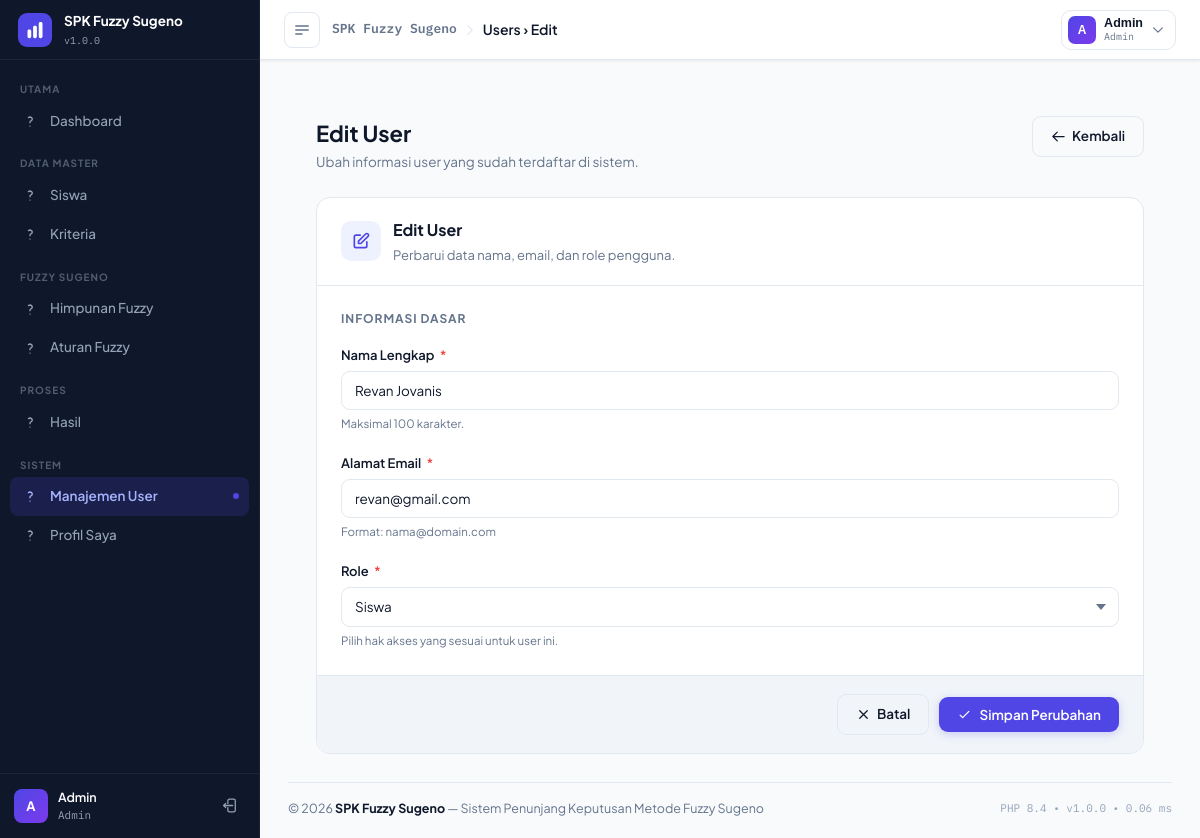
Page /app.php?page=users/edit&action=edit&id=9 (signed in) on the committed database.
### tables this page shows
CREATE TABLE `users` (
  `id` int(10) UNSIGNED NOT NULL,
  `name` varchar(100) NOT NULL,
  `email` varchar(150) NOT NULL,
  `password` varchar(255) NOT NULL,
  `role` int(11) NOT NULL,
  `created_at` timestamp NULL DEFAULT NULL,
  `updated_at` timestamp NULL DEFAULT NULL
);

CREATE TABLE `role` (
  `id_role` int(11) NOT NULL,
  `role` varchar(100) NOT NULL
);

### pages/users/FormUsers.php (the view, shortened to what this page needs)
<?php
require 'config/DBConfig.php';
$errors = [];
$roles = [];
$userData = ['id' => '', 'name' => '', 'email' => '', 'id_role' => ''];
$action = $_GET['action'] ?? 'add';
$editId = isset($_GET['id']) ? (int) $_GET['id'] : 0;
$isEdit = ($action === 'edit' && $editId > 0);
$pageTitle = $isEdit ? 'Edit User' : 'Tambah User';
if ($conn) {
  try {
    $stmt = $conn->query("SELECT id_role, role FROM role ORDER BY id_role ASC");
    $roles = $stmt->fetchAll();
  } catch (\PDOException $e) {
    $errors[] = 'Gagal mengambil data role: ' . $e->getMessage();
  }
}
if ($conn && $isEdit) {
  try {
    $stmt = $conn->prepare("SELECT id, name, email, role as id_role FROM users WHERE id = ?");
    $stmt->execute([$editId]);
    $row = $stmt->fetch();
    if ($row) {
      $userData = $row;
    } else {
      $errors[] = 'User dengan ID ' . $editId . ' tidak ditemukan.';
      $isEdit = false;
    }
  } catch (\PDOException $e) {
    $errors[] = 'Gagal mengambil data user: ' . $e->getMessage();
  }
}
?>
<!DOCTYPE html>
<html lang="id">
<head>
  <link rel="stylesheet" href="assets/app.css">
</head>
<body>
  <div>
    <main class="app-content">
      <div class="page-view">
        <div class="page-header">
          <div>
            <h1 class="page-title"><?= htmlspecialchars($pageTitle) ?></h1>
            <p class="page-subtitle">
              <?= $isEdit
                ? 'Ubah informasi user yang sudah terdaftar di sistem.'
                : 'Tambahkan pengguna baru ke dalam sistem SPK Fuzzy Sugeno.'
                ?>
            </p>
          </div>
          <a href="app.php?page=users" class="btn-secondary">
            <svg xmlns="http://www.w3.org/2000/svg" fill="none" viewBox="0 0 24 24" stroke-width="2"
              stroke="currentColor">
              <path stroke-linecap="round" stroke-linejoin="round" d="M10 19l-7-7m0 0l7-7m-7 7h18" />
            </svg>
            Kembali
          </a>
        </div>
        <div class="form-card" style="width: 100%; max-width: none;">
          <div class="form-card-header">
            <div class="form-card-icon">
              <?php if ($isEdit): ?>
                <svg xmlns="http://www.w3.org/2000/svg" fill="none" viewBox="0 0 24 24" stroke-width="2"
                  stroke="currentColor">
                  <path stroke-linecap="round" stroke-linejoin="round"
                    d="M11 5H6a2 2 0 00-2 2v11a2 2 0 002 2h11a2 2 0 002-2v-5m-1.414-9.414a2 2 0 112.828 2.828L11.828 15H9v-2.828l8.586-8.586z" />
                </svg>
              <?php endif; ?>
            </div>
            <div>
              <p class="form-card-title"><?= htmlspecialchars($pageTitle) ?></p>
              <p class="form-card-desc">
                <?= $isEdit ? 'Perbarui data nama, email, dan role pengguna.' : 'Lengkapi semua field yang diperlukan untuk membuat akun baru.' ?>
              </p>
            </div>
          </div>
          <form method="POST"
            action="app.php?page=users/<?= $isEdit ? 'edit&action=edit&id=' . $editId : 'add&action=add' ?>"
            id="userForm" novalidate>
            <div class="form-card-body">
              <p class="form-section-title">Informasi Dasar</p>
              <div class="form-group">
                <label class="form-label" for="name">
                  Nama Lengkap <span class="required">*</span>
                </label>
                <input type="text" id="name" name="name"
                  class="form-control <?= isset($errors) && !empty($errors) && empty(trim($_POST['name'] ?? '')) ? 'is-invalid' : '' ?>"
                  placeholder="Masukkan nama lengkap" value="<?= htmlspecialchars($userData['name']) ?>" maxlength="100"
                  autocomplete="name" required />
                <span class="form-hint">Maksimal 100 karakter.</span>
              </div>
              <div class="form-group">
                <label class="form-label" for="email">
                  Alamat Email <span class="required">*</span>
                </label>
                <input type="email" id="email" name="email" class="form-control" placeholder="contoh@domain.com"
                  value="<?= htmlspecialchars($userData['email']) ?>" maxlength="150" autocomplete="email" required />
                <span class="form-hint" id="emailHint">Format: nama@domain.com</span>
              </div>
              <div class="form-group">
                <label class="form-label" for="id_role">
                  Role <span class="required">*</span>
                </label>
                <div class="select-wrap">
                  <select id="id_role" name="id_role" class="form-control" required>
                    <?php foreach ($roles as $r): ?>
                      <option value="<?= (int) $r['id_role'] ?>" <?= (int) $userData['id_role'] === (int) $r['id_role'] ? 'selected' : '' ?>>
                        <?= htmlspecialchars($r['role']) ?>
                      </option>
                    <?php endforeach; ?>
                  </select>
                </div>
                <span class="form-hint">Pilih hak akses yang sesuai untuk user ini.</span>
              </div>
            </div>
            <div class="form-actions">
              <a href="app.php?page=users" class="btn-secondary">
                <svg xmlns="http://www.w3.org/2000/svg" fill="none" viewBox="0 0 24 24" stroke-width="2"
                  stroke="currentColor">
                  <path stroke-linecap="round" stroke-linejoin="round" d="M6 18L18 6M6 6l12 12" />
                </svg>
                Batal
              </a>
              <button type="submit" class="btn btn-primary" id="submitBtn">
                <?php if ($isEdit): ?>
                  <svg xmlns="http://www.w3.org/2000/svg" fill="none" viewBox="0 0 24 24" stroke-width="2"
                    stroke="currentColor">
                    <path stroke-linecap="round" stroke-linejoin="round" d="M5 13l4 4L19 7" />
                  </svg>
                  Simpan Perubahan
                <?php endif; ?>
              </button>
            </div>
          </form>
        </div>
      </div>
    </main>
  </div>
</body>
</html>

### assets/app.css (style rules this page uses)
*, *::before, *::after { box-sizing: border-box; margin: 0; padding: 0; }
:root { --primary: #4f46e5; --primary-hover: #4338ca; --primary-light: #eef2ff; --primary-glow: rgba(79, 70, 229, 0.15); --bg: #f8fafc; --surface: #ffffff; --surface-2: #f1f5f9; --border: #e2e8f0; --border-focus: #a5b4fc; --text: #0f172a; --text-muted: #64748b; --text-light: #94a3b8; --sidebar-bg: #0f172a; --sidebar-text: #94a3b8; --sidebar-hover: rgba(255, 255, 255, 0.06); --sidebar-active: #4f46e5; --sidebar-w: 260px; --sidebar-w-col: 64px; --header-h: 60px; --success: #10b981; --warning: #f59e0b; --danger: #ef4444; --info: #3b82f6; --radius: 10px; --radius-lg: 14px; --shadow-sm: 0 1px 3px rgba(0, 0, 0, 0.08); --shadow-md: 0 4px 20px rgba(0, 0, 0, 0.1); --transition: 0.2s ease; }
html { font-size: 15px; }
body { font-family: "Plus Jakarta Sans", system-ui, sans-serif; background: var(--bg); color: var(--text); line-height: 1.55; overflow-x: hidden; }
.app-content { flex: 1; display: flex; flex-direction: column; padding: 28px 28px 0; min-height: 0; position: relative; z-index: 1; }
.page-view { flex: 1; animation: fadeIn 0.2s ease; position: relative; z-index: 1; }
.page-header { display: flex; align-items: flex-start; justify-content: space-between; gap: 16px; margin-bottom: 24px; flex-wrap: wrap; }
.page-title { font-size: 22px; font-weight: 700; color: var(--text); }
.page-subtitle { font-size: 13.5px; color: var(--text-muted); margin-top: 2px; }
.btn { display: inline-flex; align-items: center; gap: 7px; padding: 9px 18px; border-radius: 9px; font-family: inherit; font-size: 13.5px; font-weight: 600; text-decoration: none; cursor: pointer; border: none; transition: background var(--transition), box-shadow var(--transition), transform 0.1s; white-space: nowrap; }
.btn svg { width: 16px; height: 16px; }
.btn-primary { background: var(--primary); color: #fff; box-shadow: 0 2px 10px rgba(79, 70, 229, 0.25); }
.form-card { background: var(--surface); border: 1.5px solid var(--border); border-radius: var(--radius-lg); max-width: 680px; }
.form-card-header { padding: 20px 24px; border-bottom: 1px solid var(--border); display: flex; align-items: center; gap: 12px; }
.form-card-icon { width: 40px; height: 40px; border-radius: 10px; background: var(--primary-light); color: var(--primary); display: flex; align-items: center; justify-content: center; flex-shrink: 0; }
.form-card-icon svg { width: 20px; height: 20px; }
.form-card-title { font-size: 16px; font-weight: 700; }
.form-card-desc { font-size: 13px; color: var(--text-muted); margin-top: 2px; }
.form-card-body { padding: 24px; }
.form-group { margin-bottom: 20px; }
.form-group:last-of-type { margin-bottom: 0; }
.form-label { display: block; font-size: 13px; font-weight: 600; color: var(--text); margin-bottom: 6px; }
.form-label .required { color: var(--danger); margin-left: 3px; }
.form-hint { font-size: 11.5px; color: var(--text-muted); margin-top: 5px; }
.form-control { display: block; width: 100%; padding: 10px 13px; border: 1.5px solid var(--border); border-radius: 9px; background: var(--surface); font-family: inherit; font-size: 13.5px; color: var(--text); outline: none; transition: border-color var(--transition), box-shadow var(--transition); appearance: none; }
.select-wrap { position: relative; }
.select-wrap .form-control { padding-right: 38px; cursor: pointer; }
.select-wrap::after { content: ""; position: absolute; right: 13px; top: 50%; transform: translateY(-50%); pointer-events: none; width: 0; height: 0; border-left: 5px solid transparent; border-right: 5px solid transparent; border-top: 6px solid var(--text-muted); }
.form-section-title { font-size: 12px; font-weight: 700; letter-spacing: 0.08em; text-transform: uppercase; color: var(--text-muted); margin-bottom: 16px; }
.form-actions { display: flex; align-items: center; gap: 10px; justify-content: flex-end; padding: 18px 24px; border-top: 1px solid var(--border); background: var(--surface-2); border-radius: 0 0 var(--radius-lg) var(--radius-lg); }
.btn-secondary { padding: 9px 18px; border-radius: 9px; font-family: inherit; font-size: 13.5px; font-weight: 600; cursor: pointer; background: none; border: 1.5px solid var(--border); color: var(--text); text-decoration: none; display: inline-flex; align-items: center; gap: 6px; transition: background var(--transition), border-color var(--transition); }
.btn-secondary svg, .btn-primary svg { width: 15px; height: 15px; }

### rows in the picture
users: name "Revan Jovanis", email "revan@gmail.com", id_role "Siswa"

### other values in the picture
APP_NAME "SPK Fuzzy Sugeno"
APP_VERSION "1.0.0"
$group['group'] "UTAMA"
$item['label'] "Dashboard"
$group['group'] "DATA MASTER"
$item['label'] "Siswa"
$item['label'] "Kriteria"
$group['group'] "FUZZY SUGENO"
$item['label'] "Himpunan Fuzzy"
$item['label'] "Aturan Fuzzy"
$group['group'] "PROSES"
$item['label'] "Hasil"
$group['group'] "SISTEM"
$item['label'] "Manajemen User"
$item['label'] "Profil Saya"
